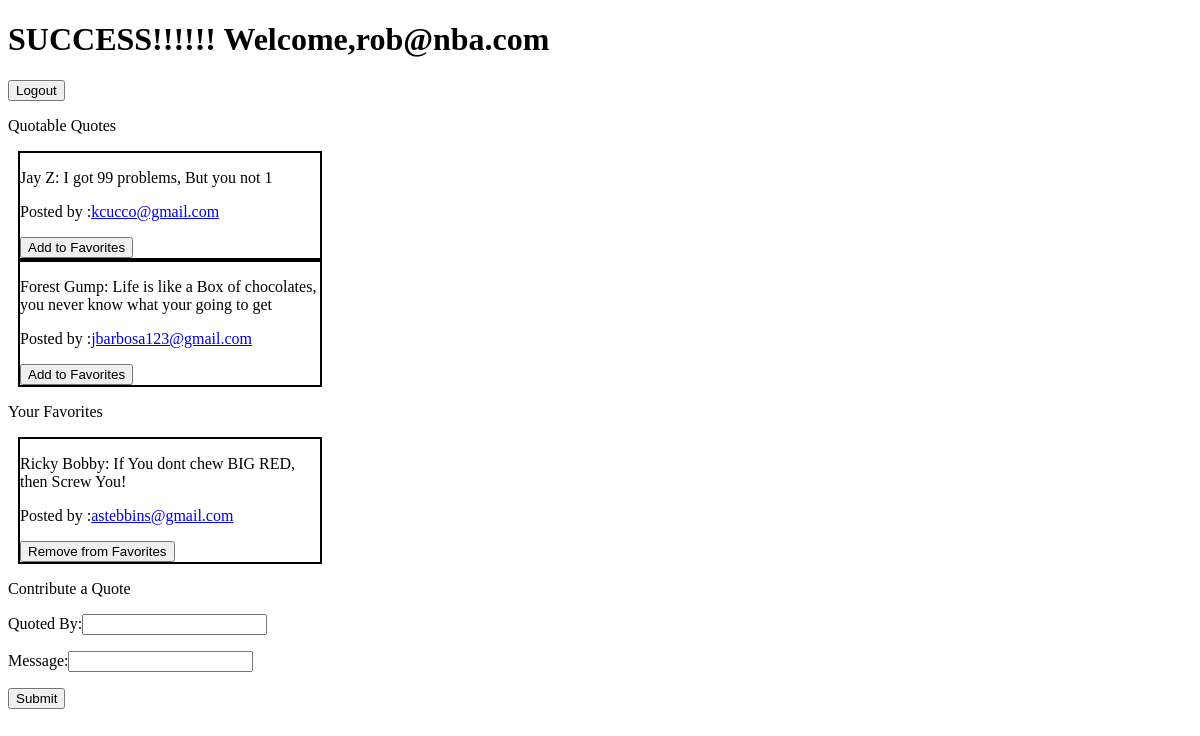
The app's page /success (signed in) with its own data.
### ExamRetakeApp/models.py (models this page shows)
class User(models.Model):
    email_address = models.CharField(max_length=55)
    password = models.CharField(max_length=55)
    created_at = models.DateTimeField(auto_now_add=True)
    updated_at = models.DateTimeField(auto_now=True)
    objects = UserManager()

class Quote(models.Model):
    quote = models.TextField()
    quoter = models.CharField(max_length=55,default="name")
    added_by = models.ForeignKey(User, related_name="quoteuploaded", on_delete = models.CASCADE)
    favoredquote = models.ManyToManyField(User, related_name = "favoredaquote")
    created_at = models.DateTimeField(auto_now_add=True)
    updated_at = models.DateTimeField(auto_now=True)
    objects = QuoteManager()

### ExamRetakeApp/views.py (the view)
# urls.py: path('success',views.success),
def success(request):
    loggedinuser = User.objects.get(id = request.session['loggedinid'])
    userinfo = Quote.objects.all()
    notfavored = Quote.objects.exclude(favoredquote = loggedinuser)
    useruploaded = Quote
    context ={
        'loggedinuser' : loggedinuser,
        'userinfo' : userinfo,
        'likedquotes': Quote.objects.filter(favoredquote=loggedinuser),
        'notfavored' : notfavored
    }
    return render(request,'success.html',context)

### ExamRetakeApp/templates/success.html (shortened to what this page needs)
<!DOCTYPE html>
<html lang="en">
<head>
</head>
<body>
    <div class="container">
        <h1>SUCCESS!!!!!! Welcome,{{loggedinuser.email_address}}</h1>
        <a href="/logout"><button>Logout</button></a>
        <div class="notfavored">
            <p>Quotable Quotes</p>
            {% for quotes in notfavored %}
                <div class="unfavored">
                    <p>{{quotes.quoter}}: {{quotes.quote}}</p>
                    <p>Posted by :<a href="/users/{{quotes.added_by.id}}">{{quotes.added_by.email_address}}</a> </p>
                    <a href="/add/{{quotes.id}}"> <button>Add to Favorites</button></a>
                </div>
            {% endfor %}
        </div>
        <div class="favored">
            <p>Your Favorites</p>
            {% for quote in likedquotes %}
                <div class="liked">
                    <p>{{quote.quoter}}: {{quote.quote}}</p>
                    <p>Posted by :<a href="/users/{{quote.added_by.id}}">{{quote.added_by.email_address}}</a> </p>
                    <a href="/remove/{{quote.id}}"> <button>Remove from Favorites</button></a>
                </div>
            {% endfor %}
        </div>
        <div class="newquote">
            <p>Contribute a Quote</p>
            <form action="/create" method="post">
                <p>Quoted By:<input type="text" name="quotedby" id=""></p>
                <p>Message:<input type="text" name="message" id=""></p>
                <input type="submit" value="Submit">
            </form>
        </div>
    </div>
</body>
</html>

### ExamRetakeApp/templates/success.html (style rules this page uses)
.container { width:850px; }
.unfavored { margin-left: 10px; width:300px; border: 2px solid black; }
.liked { margin-left: 10px; vertical-align: right; width:300px; border: 2px solid black; }

### records on screen
User: email_address "rob@nba.com"
Quote: quoter "Jay Z", quote "I got 99 problems, But you not 1", added_by.email_address "kcucco@gmail.com"
Quote: quoter "Forest Gump", quote "Life is like a Box of chocolates, you never know what your going to get", added_by.email_address "jbarbosa123@gmail.com"
Quote: quoter "Ricky Bobby", quote "If You dont chew BIG RED, then Screw You!", added_by.email_address "astebbins@gmail.com"
